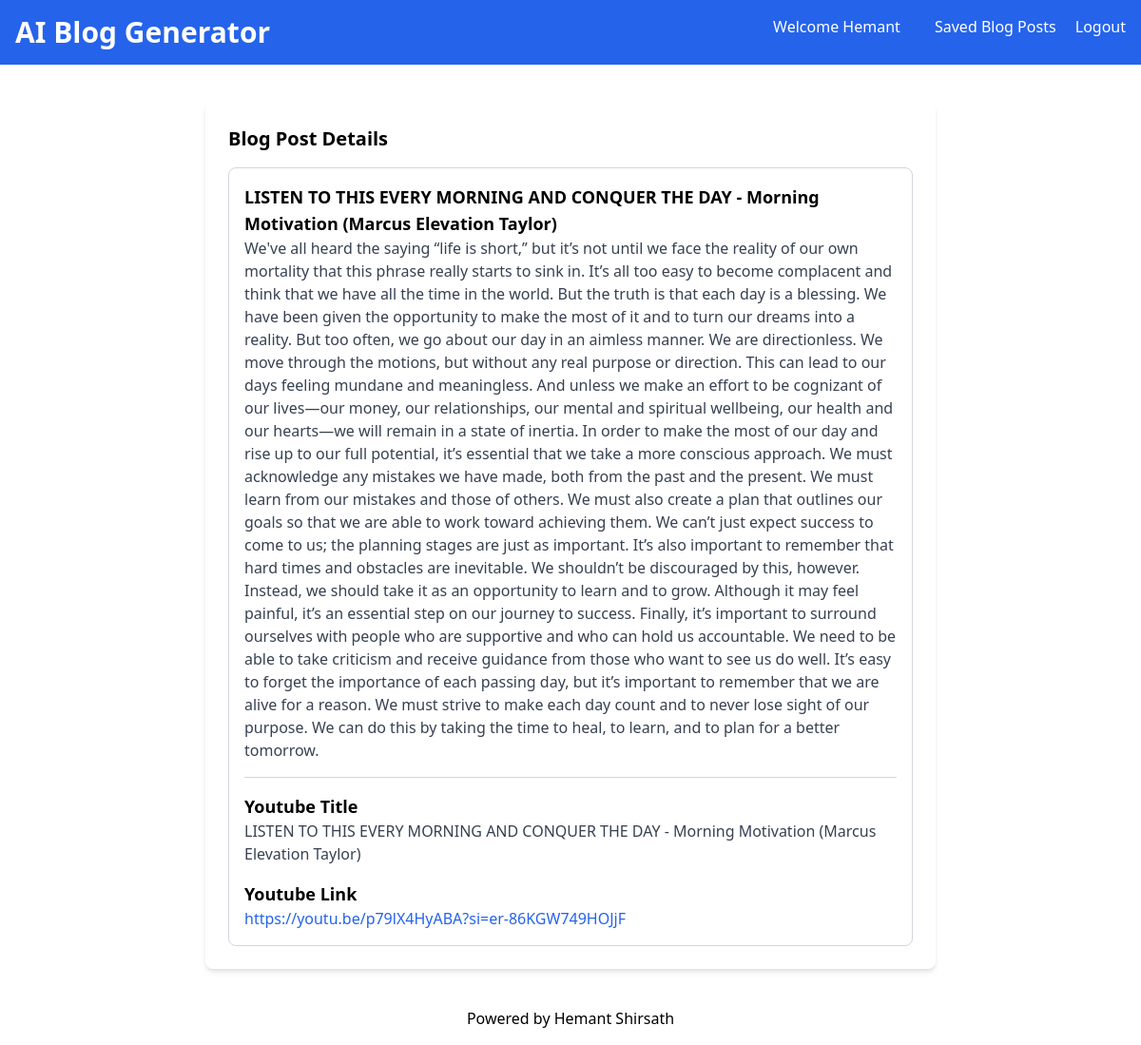
Screenshot of /blog-details/2/ (signed in) with the database file from the repository.
### blog_generator/models.py (models this page shows, shortened)
class BlogPost(models.Model):
    user = models.ForeignKey(User, on_delete=models.CASCADE)
    youtube_title = models.CharField(max_length=300)
    youtube_link = models.URLField()
    generated_content = models.TextField()
    created_at = models.DateTimeField(auto_now_add=True)

### blog_generator/views.py (the view)
# urls.py: path('blog-details/<int:pk>/', views.blog_details, name='blog-details'),
def blog_details(request, pk):
    blog_article_detail = BlogPost.objects.get(id=pk)
    if request.user == blog_article_detail.user:
        return render(request, 'blog-details.html', {'blog_article_detail': blog_article_detail})
    else:
        return redirect('/')

### templates/blog-details.html (shortened to what this page needs)
<!DOCTYPE html>
<html lang="en">
<head>
    <link href="https://cdn.jsdelivr.net/npm/tailwindcss@2.2.19/dist/tailwind.min.css" rel="stylesheet">
</head>
<body class="bg-grat-100 font-sans antialiased">
    <nav class="bg-blue-600 p-4 text-white flex justify-between">
        <div>
            <h1 class="text-3xl font-bold">AI Blog Generator</h1>
        </div>
        <div>
            <a href="#" class="text-white hover:underline mx-4">Welcome {{ user.username }}</a>
            <a href="/blog-list" class="text-white hover:underline mx-4">Saved Blog Posts</a>
            <a href="#" class="text-white hover:underline">Logout</a>
        </div>
    </nav>
    <div class="container mx-auto mt-10 px-4 sm:px-0">
        <div class="max-w-3xl mx-auto bg-white p-6 rounded-lg shadow-md">
            <section>
                <h2 class="text-xl mb-4 font-semibold">Blog Post Details</h2>
                <div class="border border-gray-300 p-4 rounded-lg">
                    <h3 class="text-lg font-semibold">{{blog_article_detail.youtube_title}}</h3>
                    <p class="text-gray-700">{{blog_article_detail.generated_content}}</p>
                    <hr class="my-4 border-gray-300">
                    <h4 class="text-lg font-semibold">Youtube Title</h4>
                    <p class="text-gray-700">{{blog_article_detail.youtube_title}}</p>
                    <h4 class="text-lg font-semibold mt-4">Youtube Link</h4>
                    <a href="{{blog_article_detail.youtube_link}}"
                        class="text-blue-600 hover:underline">{{blog_article_detail.youtube_link}}</a>
                </div>
            </section>
        </div>
    </div>
    <footer class="text-center p-4 text-blacl mt-6">
        Powered by Hemant Shirsath
    </footer>
</body>
</html>

### rows the page displays
BlogPost: youtube_title "LISTEN TO THIS EVERY MORNING AND CONQUER THE DAY - Morning Motivation (Marcus Elevation Taylor)", generated_content "We've all heard the saying “life is short,” but it’s not until we face the reality of our own mortality that this phrase really starts to sink in. It’s all too easy to become complacent and think that we have all the time in the world. But the truth is that each day is a blessing. We have been given the opportunity to make the most of it and to turn our dreams into a reality. But too often, we go about our day in an aimless manner. We are directionless. We move through the motions, but without any real purpose or direction. This can lead to our days feeling mundane and meaningless. And unless we make an effort to be cognizant of our lives—our money, our relationships, our mental and…", youtube_link "https://youtu.be/p79lX4HyABA?si=er-86KGW749HOJjF"

### other values shown
{{ user.username }} "Hemant"
